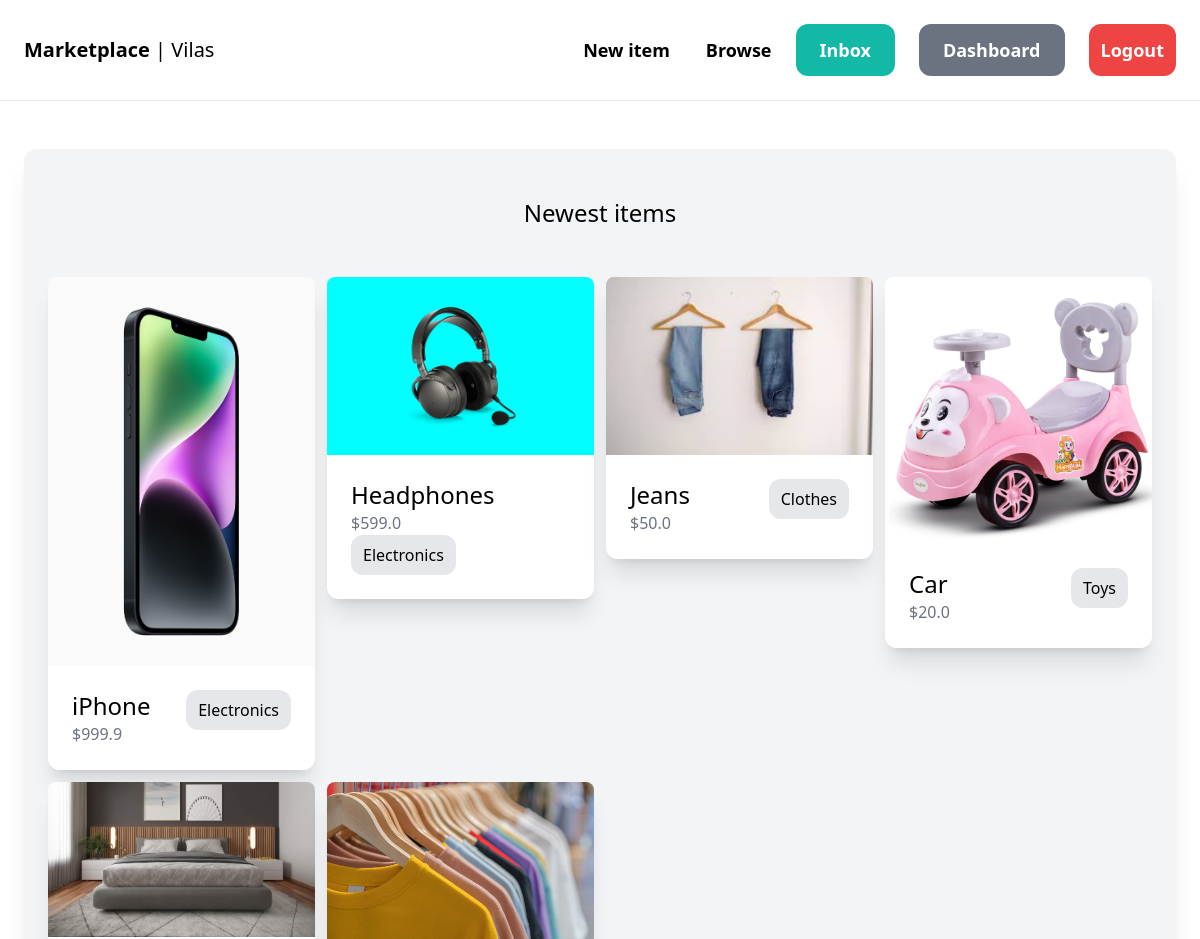
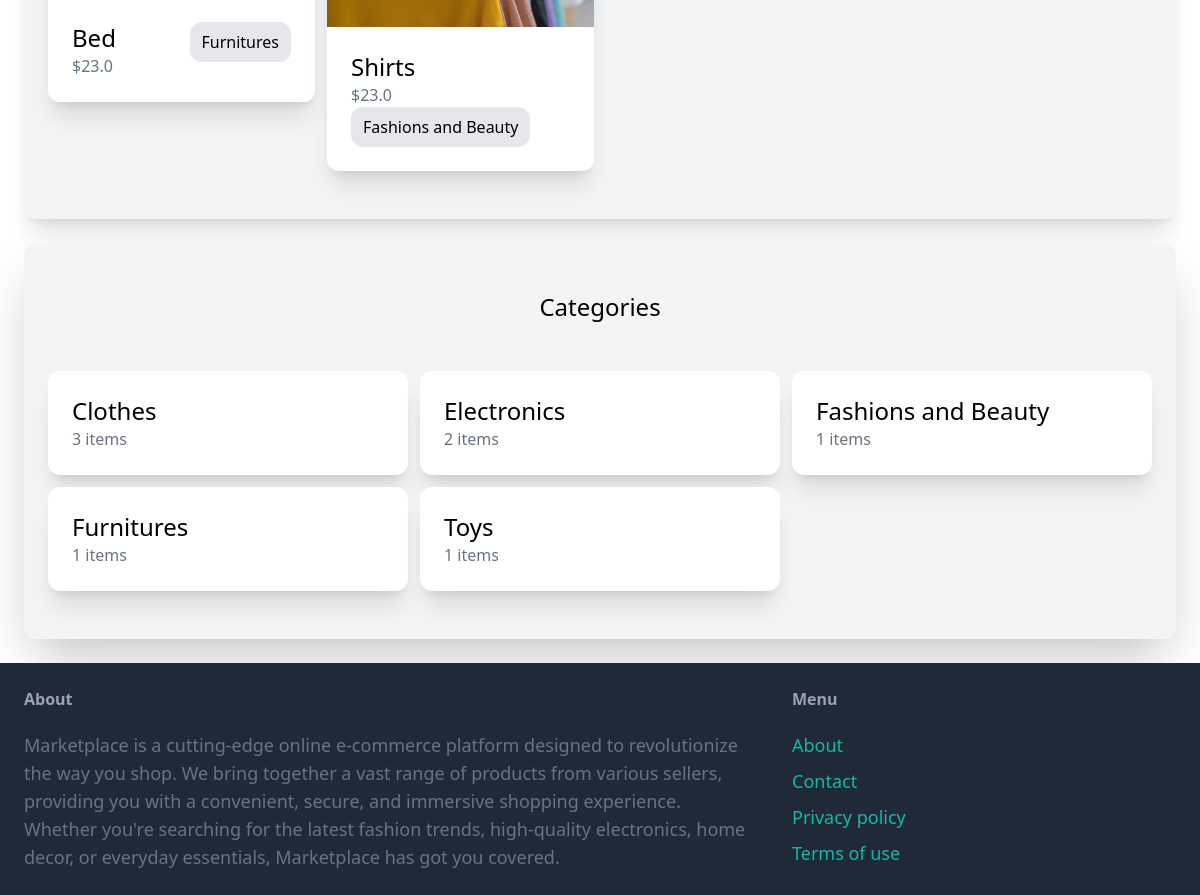
Screenshot of / (signed in) with the database file from the repository (2 pictures, top to bottom).
### item/models.py (models this page shows, shortened)
class Item(models.Model):
    category = models.ForeignKey(Category, related_name='items', on_delete=models.CASCADE)
    name = models.CharField(max_length=255)
    description = models.TextField(blank=True,null=True)
    size = models.CharField(max_length=100,blank=True,null=True)
    color = models.CharField(max_length=100,blank=True,null=True)
    gender = models.CharField(max_length=100,blank=True,null=True)
    price=models.FloatField(default=0.0)
    image = models.ImageField(upload_to='item_images', blank=True, null=True)
    is_sold = models.BooleanField(default=False)
    created_by = models.ForeignKey(User, on_delete=models.CASCADE, related_name='items')
    created_at=models.DateTimeField(auto_now_add=True)

class Category(models.Model):
    name=models.CharField(max_length=255, unique=True)
    class Meta:
        ordering = ('name',)
        verbose_name_plural = 'Categories'
    def __str__(self):
        return self.name

### core/views.py (the view)
# urls.py: path('',views.index, name='index'),
def index(request):
    items = Item.objects.filter(is_sold=False)[0:6]
    categories = Category.objects.all()
    return render(request,'core/index.html',{
        'categories':categories,
        'items':items,
    })

### core/templates/core/index.html (shortened to what this page needs)
{% extends 'core/base.html' %}
{% block content %}
    <div class="mt-6 sm:px-6 px-3 w-full py-12 dark:text-white dark:bg-gray-800 dark:text-white bg-gray-100 rounded-xl shadow-xl">
        <h2 class="md:mb-12 mb-3 font-medium text-2xl text-center">Newest items</h2>
        <div class="grid grid-cols-2 md:grid-cols-3  lg:grid-cols-4 items-stretch gap-3  ">
            {% for item in items %}
                <div class="shadow-xl h-fit  rounded-b-xl  ">
                    <a href="{% url 'item:detail' item.id %}">
                        <div class="md:shrink-0">
                            <img src="{{ item.image.url }}" class="w-full rounded-t-lg dark:brightness-50 " alt="Product image">
                        </div>
                        <div class="p-6 p-3 bg-white dark:bg-gray-900 flex flex-wrap sm:justify-between justify-center  rounded-b-xl ">
                            <div>
                                <h2 class="sm:text-2xl break-words">{{ item.name }}</h2>
                                <p class="text-gray-500">${{item.price}}</p>
                            </div>
                            <div >
                                <p class=" hidden sm:block bg-gray-200 dark:bg-gray-800 sm:px-3 sm:py-2  rounded-xl">{{ item.category }}</p>
                            </div>
                        </div>
                    </a>
                </div>
            {% endfor %}
        </div>
    </div>
    <div class="mt-6 sm:px-6 px-3 py-12 bg-gray-100 dark:bg-gray-900 dark:text-white rounded-xl shadow-2xl">
        <h2 class="mb-12 text-2xl text-center font-medium">Categories</h2>
        <div class="grid grid-cols-2 sm:grid-cols-3 sm:gap-3 gap-2">
            {% for category in categories %}
            <div>
                <a href="{% url 'item:items' %}?category={{category.id}}">
                    <div class="p-6  bg-white dark:bg-gray-800 rounded-xl shadow-xl">
                        <h2 class="sm:text-2xl break-words">{{ category.name }}</h2>
                        <p class="text-gray-500">{{category.items.count}} items</p>
                    </div>
                </a>
            </div>
            {% endfor %}
        </div>
    </div>
{% endblock %}

### core/templates/core/base.html (shortened to what this page needs)
{% load static %}
<!DOCTYPE html>
<html lang="en">
<head>
    <script src="https://cdn.tailwindcss.com"></script>
</head>
<body class="dark:bg-gray-900">
    <nav class="dark:text-white py-6 sm:px-6 w-full sm:flex flex-wrap justify-between items-center border-b border-gray-200">
            <a href="/" class="md:text-xl font-semibold ">Marketplace<span class="font-light"> | {{ request.user.username }}</span></a>
        <div class="md:flex  md:space-x-6">
            <div class="flex items-center justify-end sm:space-x-6">
                <a href="{% url 'item:new' %}" class=" m-3 sm:text-lg font-semibold hover:text-gray-500">New item</a>
                <a href="{% url 'item:items' %}" class=" m-3 sm:text-lg font-semibold hover:text-gray-500">Browse</a>
            </div>
            {% if request.user.is_authenticated %}
                <div class="flex items-center justify-center sm:space-x-6 space-x-3">
                    <a href="{% url 'conversation:inbox' %}" class="px-6   sm:py-3 sm:text-lg font-semibold bg-teal-500 text-white rounded-xl hover:bg-teal-700">Inbox</a>
                    <a href="{% url 'dashboard:index' %}" class="px-6  sm:py-3 sm:text-lg font-semibold bg-gray-500 text-white rounded-xl hover:bg-gray-700">Dashboard</a>
                    <a href="{% url 'core:logout' %}" class="px-3  sm:py-3 sm:text-lg font-semibold bg-red-500 text-white rounded-xl hover:bg-red-700">Logout</a>
                </div>
            {% endif %}
        </div>
    </nav>
    <div class="px-6 py-6">
        {% block content %}
        {% endblock %}
    </div>
    <footer  class="py-6 px-6 flex justify-between bg-gray-800">
        <div class="w-2/3 pr-10">
            <h3 class="mb-5 font-semibold text-gray-400">About</h3>
            <p class="text-lg text-gray-500 break-words">
                Marketplace is a cutting-edge online e-commerce platform designed to revolutionize the way you shop. We bring together a vast range of products from various sellers, providing you with a convenient, secure, and immersive shopping experience. Whether you're searching for the latest fashion trends, high-quality electronics, home decor, or everyday essentials, Marketplace has got you covered.
            </p>
        </div>
        <div class="w-1/3">
            <h3 class="mb-5 font-semibold text-gray-400">Menu</h3>
            <ul class="space-y-2">
                <li><a href="#" class="text-lg text-teal-500 hover:text-teal-700">About</a></li>
                <li><a href="{% url 'core:contact' %}" class="text-lg text-teal-500 hover:text-teal-700">Contact</a></li>
                <li><a href="#" class="text-lg text-teal-500 hover:text-teal-700">Privacy policy</a></li>
                <li><a href="#" class="text-lg text-teal-500 hover:text-teal-700">Terms of use</a></li>
            </ul>
        </div>
    </footer>
</body>
</html>

### rows the page displays
Item: image (picture), name "iPhone", price "999.9", category "Electronics"
Item: image (picture), name "Headphones", price "599.0", category "Electronics"
Item: image (picture), name "Jeans", price "50.0", category "Clothes"
Item: image (picture), name "Car", price "20.0", category "Toys"
Item: image (picture), name "Bed", price "23.0", category "Furnitures"
Item: image (picture), name "Shirts", price "23.0", category "Fashions and Beauty"
Category: name "Clothes", items.count "3"
Category: name "Electronics", items.count "2"
Category: name "Fashions and Beauty", items.count "1"
Category: name "Furnitures", items.count "1"
Category: name "Toys", items.count "1"

### other values shown
{{ request.user.username }} "Vilas"
